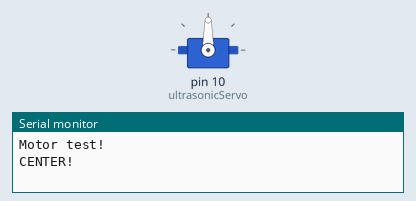
The sketch below on a simulated Arduino Uno, built with avr-gcc and run on an emulated ATmega328P. On the bench: servo, the last lines printed to the serial monitor.

Above: at 0.85 s.
At 5.0 s:
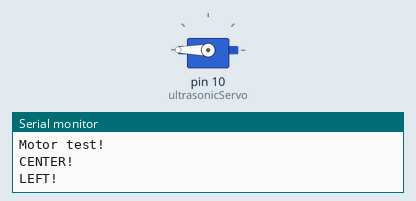
At 9.2 s:
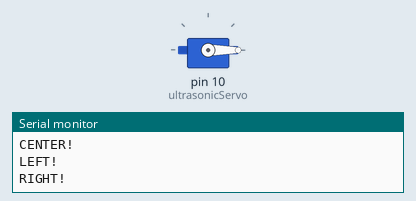
Timing chart, 0 to 11.7 s (numbered marks = the images above):
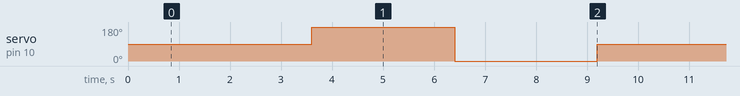

The sketch:

ServoTest.ino
```cpp
// Servo

#include <Servo.h>

#define LEFT 180
#define CENTER 90
#define RIGHT 0

Servo ultrasonicServo;  // create servo object to control a servo

int currentPos = 0;    // variable to store the servo position

// Motors
#include <AFMotor.h>

AF_DCMotor motor1(1);
AF_DCMotor motor2(2);

// PWM motor control settings applied to ENABLE1, ENABLE2

#define STOP 0
#define SLOW 150
#define MEDIUM 200
#define FAST 255

// run motor at this speed - set to a number between 128 and 255
// less than 128 any the motors may not have enough torque to move
// (of course you could enhance the speed control to accelerate/decelerate when more/less clear space available as indicated by ping)
int throttle = MEDIUM;

// setup
void setup() {
    Serial.begin(9600);           // set up Serial library at 9600 bps
    Serial.println("Motor test!");

    // setup servo
    ultrasonicServo.attach(10,650,1075);  // attaches the servo on pin 5 to the servo object

    // move servo to center
    servo_position(CENTER);

}

// main loop - note that the loop itself does not block (no waiting in the loop)
// functions that need to block (complete before continuing the main loop) need to manage their own delays
//
// the algorithm used is designed to be simple to understand - you can go on to make this much more sophisticated
// guiding the steering to veer away before getting into danger for example
// and accelerating from a stop and decelerating as you get closer to objects
// and of course you could use more ultrasonic detectors, IR sensors etc. to really fine tune your robot's operation

void loop() {

        Serial.println("CENTER!\n");
        servo_position(CENTER);
        delay(2000);

        Serial.println("LEFT!\n");
        servo_position(LEFT);
        delay(2000);

        Serial.println("RIGHT!\n");
        servo_position(RIGHT);
        delay(2000);

}

// You may need to vary the delays in the drive functions to enable the function to complete

void freewheel(){
    motor1.run(RELEASE);
    motor2.run(RELEASE);
}

void brake(){
    motor1.run(BRAKE);
    motor2.run(BRAKE);
    delay(100); // braking time
}

void drive_forward(){
    motor1.run(FORWARD);
    motor2.run(FORWARD);
}

void drive_backward(){
    motor1.run(BACKWARD);
    motor2.run(BACKWARD);
}

void turn_left(){
    motor1.run(RELEASE);
    motor2.run(FORWARD);
    delay(600);
}

void turn_right(){
    motor2.run(RELEASE);
    motor1.run(FORWARD);
    delay(600);
}

void rotate_left(){
    motor1.run(BACKWARD);
    motor2.run(FORWARD);
    delay(375);
}

void rotate_right(){
    motor2.run(BACKWARD);
    motor1.run(FORWARD);
    delay(375);
}

void u_turn(){
    motor2.run(BACKWARD);
    motor1.run(FORWARD);
    delay(700); // twice as long as rotate right to end up 180 degrees around
}

void servo_position(int newPos){
  ultrasonicServo.write(newPos);
  delay(800);
}
```

Measured:
- by itself, servo on pin 10 (ultrasonicServo): repeats every 8.4 s: 0° 2.8 s, 90° 2.8 s, 180° 2.8 s
